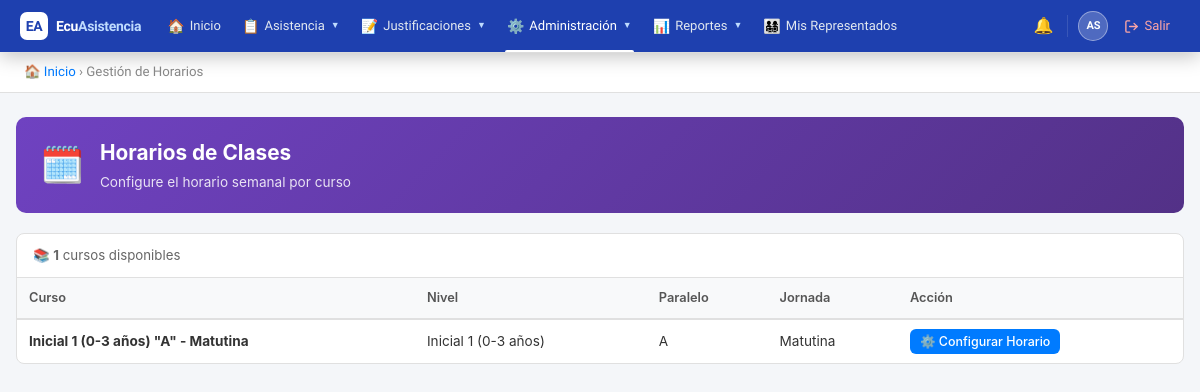
/public/?action=schedules (signed in), run on an earlier commit of the app's database.
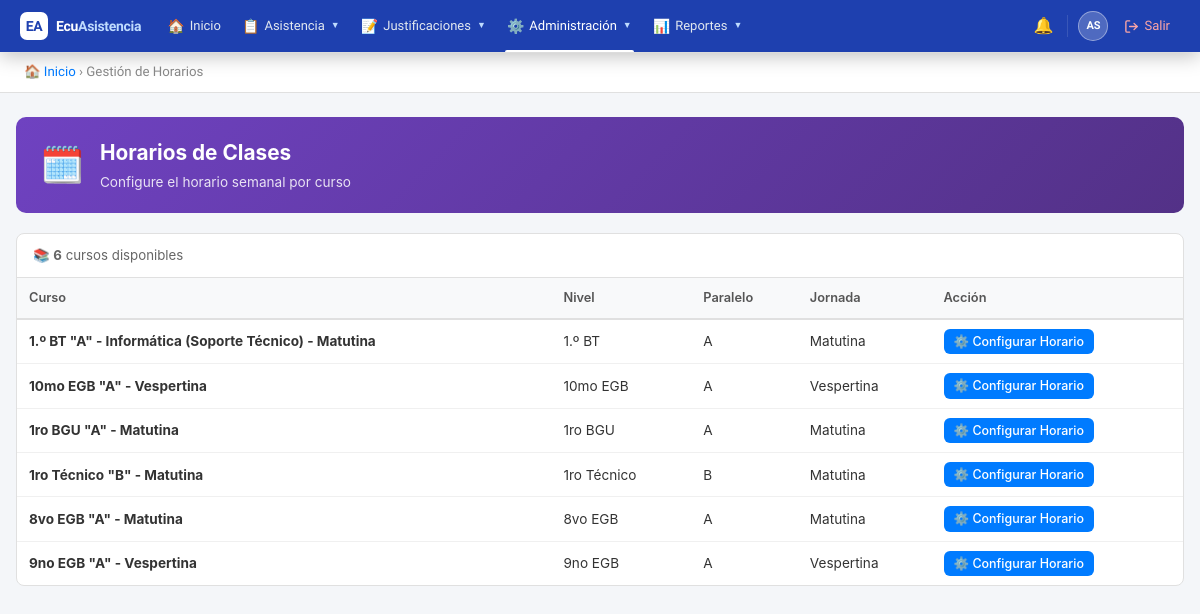
And on a later commit of the database.
### tables this page shows
CREATE TABLE `courses` (
  `id` int(11) NOT NULL AUTO_INCREMENT,
  `institution_id` int(11) NOT NULL,
  `school_year_id` int(11) NOT NULL,
  `name` varchar(100) NOT NULL,
  `grade_level` varchar(50) DEFAULT NULL,
  `parallel` varchar(10) DEFAULT NULL,
  `shift_id` int(11) NOT NULL,
  `created_at` timestamp NOT NULL DEFAULT current_timestamp(),
  `updated_at` timestamp NOT NULL DEFAULT current_timestamp() ON UPDATE current_timestamp(),
  PRIMARY KEY (`id`),
  KEY `institution_id` (`institution_id`),
  KEY `school_year_id` (`school_year_id`),
  KEY `shift_id` (`shift_id`),
  CONSTRAINT `courses_ibfk_1` FOREIGN KEY (`institution_id`) REFERENCES `institutions` (`id`),
  CONSTRAINT `courses_ibfk_2` FOREIGN KEY (`school_year_id`) REFERENCES `school_years` (`id`),
  CONSTRAINT `courses_ibfk_3` FOREIGN KEY (`shift_id`) REFERENCES `shifts` (`id`)
);

CREATE TABLE `shifts` (
  `id` int(11) NOT NULL AUTO_INCREMENT,
  `name` varchar(50) NOT NULL,
  `created_at` timestamp NOT NULL DEFAULT current_timestamp(),
  PRIMARY KEY (`id`)
);

### controllers/ScheduleController.php (called while the page is built, shortened)
<?php
require_once BASE_PATH . '/models/Course.php';
class ScheduleController {
    private $courseModel;
    public function __construct() {
        $db = new Database();
        $this->courseModel = new Course($db);
    }
    public function index() {
        $courses = $this->courseModel->getAll();
        include BASE_PATH . '/views/schedule/index.php';
    }
}

### helpers/Security.php (called while the page is built, shortened)
<?php
class Security {
    public static function hasRole($roleNames) {
        if (!empty($_SESSION['is_superadmin'])) return true;
        $roleNames = (array) $roleNames;
        return count(array_intersect($roleNames, $_SESSION['roles'])) > 0;
    }
}

### config/database.php (called while the page is built)
<?php
class Database {
    private $host = 'localhost';
    private $db = 'ecuasistencia2026_db';
    private $user = 'root';
    private $pass = '';
    private $charset = 'utf8mb4';
    private $pdo;
    public function connect() {
        if ($this->pdo === null) {
            $dsn = "mysql:host={$this->host};dbname={$this->db};charset={$this->charset}";
            $options = [
                PDO::ATTR_ERRMODE => PDO::ERRMODE_EXCEPTION,
                PDO::ATTR_DEFAULT_FETCH_MODE => PDO::FETCH_ASSOC,
                PDO::ATTR_EMULATE_PREPARES => false,
            ];
            try {
                $this->pdo = new PDO($dsn, $this->user, $this->pass, $options);
            } catch (PDOException $e) {
                die('Error de conexión: ' . $e->getMessage());
            }
        }
        return $this->pdo;
    }
}

### models/Course.php (called while the page is built, shortened)
<?php
class Course {
    private $db;
    public function __construct($database) {
        $this->db = $database->connect();
    }
    public function getAll() {
        $sql = "SELECT c.*, s.name as shift_name, sy.name as year_name
                FROM courses c
                INNER JOIN shifts s ON c.shift_id = s.id
                INNER JOIN school_years sy ON c.school_year_id = sy.id
                WHERE c.institution_id = :institution_id
                ORDER BY c.name";
        $stmt = $this->db->prepare($sql);
        $stmt->execute([':institution_id' => $_SESSION['institution_id']]);
        return $stmt->fetchAll();
    }
}

### views/schedule/index.php (the view, shortened to what the changed rows need)
<!DOCTYPE html>
<html lang="es">
<head>
</head>
<body>
<?php include BASE_PATH . '/views/partials/navbar.php'; ?>
<div class="breadcrumb">
    <a href="?action=dashboard">🏠 Inicio</a> &rsaquo;
    Gestión de Horarios
</div>
<div class="container">
    <div class="page-header purple">
        <div class="ph-icon">🗓️</div>
        <div>
            <h1>Horarios de Clases</h1>
            <p>Configure el horario semanal por curso</p>
        </div>
    </div>
    <div class="table-wrap">
        <div class="table-info">
            <span>📚 <strong><?= count($courses) ?></strong> cursos disponibles</span>
        </div>
        <?php if(empty($courses)): ?>
        <div class="empty-state">
            <div class="icon">📚</div>
            <p>No hay cursos registrados.</p>
        </div>
        <?php else: ?>
        <table>
            <thead>
                <tr>
                    <th>Curso</th>
                    <th>Nivel</th>
                    <th>Paralelo</th>
                    <th>Jornada</th>
                    <th>Acción</th>
                </tr>
            </thead>
            <tbody>
                <?php foreach($courses as $course): ?>
                <tr>
                    <td><strong><?= htmlspecialchars($course['name']) ?></strong></td>
                    <td><?= htmlspecialchars($course['grade_level']) ?></td>
                    <td><?= htmlspecialchars($course['parallel']) ?></td>
                    <td><?= ucfirst($course['shift_name']) ?></td>
                    <td>
                        <a href="?action=manage_schedule&course_id=<?= $course['id'] ?>"
                           class="btn btn-primary btn-sm">
                            ⚙️ Configurar Horario
                        </a>
                    </td>
                </tr>
                <?php endforeach; ?>
            </tbody>
        </table>
        <?php endif; ?>
    </div>
</div>
</body>
</html>

### views/partials/navbar.php (shortened to what the changed rows need)
<?php
$current_page = $_GET['action'] ?? 'dashboard';
?>
<link rel="stylesheet" href="<?= BASE_URL ?>/css/global.css">
<nav class="ec-nav">
    <div class="ec-nav__inner">
        <a href="?action=dashboard" class="ec-brand">
            <div class="ec-brand__logo">EA</div>
            <span class="ec-brand__name">Ecu<span>Asistencia</span></span>
        </a>
        <div class="ec-menu">
            <div class="ec-item">
                <a href="?action=dashboard" class="ec-item__btn <?= $current_page==='dashboard'?'active':'' ?>">
                    <span class="ec-item__icon">🏠</span> Inicio
                </a>
            </div>
            <?php if(Security::hasRole(['docente','autoridad','inspector','estudiante'])): ?>
            <div class="ec-item">
                <span class="ec-item__btn <?= in_array($current_page,['attendance_register','attendance_view','attendance_calendar','my_attendance','tutor_course_attendance'])?'active':'' ?>">
                    <span class="ec-item__icon">📋</span> Asistencia <span class="ec-item__caret">▼</span>
                </span>
            </div>
            <?php endif; ?>
            <?php if(Security::hasRole(['estudiante','autoridad','inspector'])): ?>
            <div class="ec-item">
                <span class="ec-item__btn <?= in_array($current_page,['my_justifications','pending_justifications','reviewed_justifications'])?'active':'' ?>">
                    <span class="ec-item__icon">📝</span> Justificaciones <span class="ec-item__caret">▼</span>
                </span>
            </div>
            <?php endif; ?>
            <?php if(Security::hasRole('autoridad')): ?>
            <div class="ec-item">
                <span class="ec-item__btn <?= in_array($current_page,['institution','academic','users','assignments','tutor_management','manage_representatives','schedules','backups'])?'active':'' ?>">
                    <span class="ec-item__icon">⚙️</span> Administración <span class="ec-item__caret">▼</span>
                </span>
            </div>
            <div class="ec-item">
                <span class="ec-item__btn <?= in_array($current_page,['reports','stats'])?'active':'' ?>">
                    <span class="ec-item__icon">📊</span> Reportes <span class="ec-item__caret">▼</span>
                </span>
            </div>
            <?php endif; ?>
            <?php if(Security::hasRole('representante')): ?>
            <div class="ec-item">
                <a href="?action=my_children" class="ec-item__btn <?= $current_page==='my_children'?'active':'' ?>">
                    <span class="ec-item__icon">👨‍👩‍👧‍👦</span> Mis Representados
                </a>
            </div>
            <?php endif; ?>
        </div>
        <div class="ec-right">
            <a href="?action=notifications" class="ec-icon-btn" title="Notificaciones">
                🔔
            </a>
            <div class="ec-user-wrap">
                <a href="?action=profile" class="ec-user-btn">
                    <div class="ec-user-avatar">
                        <?= strtoupper(substr($_SESSION['first_name'] ?? 'U', 0, 1) . substr($_SESSION['last_name'] ?? '', 0, 1)) ?>
                    </div>
                </a>
            </div>
            <a href="?action=logout" class="ec-logout-btn">
                <svg width="15" height="15" viewBox="0 0 24 24" fill="none" stroke="currentColor" stroke-width="2.2" stroke-linecap="round" stroke-linejoin="round"><path d="M9 21H5a2 2 0 0 1-2-2V5a2 2 0 0 1 2-2h4"/><polyline points="16 17 21 12 16 7"/><line x1="21" y1="12" x2="9" y2="12"/></svg>
                <span>Salir</span>
            </a>
        </div>
    </div>
</nav>

What changed in the data, as far as the page shows it:
removed courses: name "Inicial 1 (0-3 años) \"A\" - Matutina", grade_level "Inicial 1 (0-3 años)", parallel "A", shift.name "Matutina"
added courses: name "1.º BT \"A\" - Informática (Soporte Técnico) - Matutina", grade_level "1.º BT", parallel "A", shift.name "Matutina"
added courses: name "10mo EGB \"A\" - Vespertina", grade_level "10mo EGB", parallel "A", shift.name "Vespertina"
added courses: name "1ro BGU \"A\" - Matutina", grade_level "1ro BGU", parallel "A", shift.name "Matutina"
added courses: name "1ro Técnico \"B\" - Matutina", grade_level "1ro Técnico", parallel "B", shift.name "Matutina"
added courses: name "8vo EGB \"A\" - Matutina", grade_level "8vo EGB", parallel "A", shift.name "Matutina"
added courses: name "9no EGB \"A\" - Vespertina", grade_level "9no EGB", parallel "A", shift.name "Vespertina"
Also different on the page:
count($courses): "1" → "6"
text no longer shown: "👨‍👩‍👧‍👦 Mis Representados"
